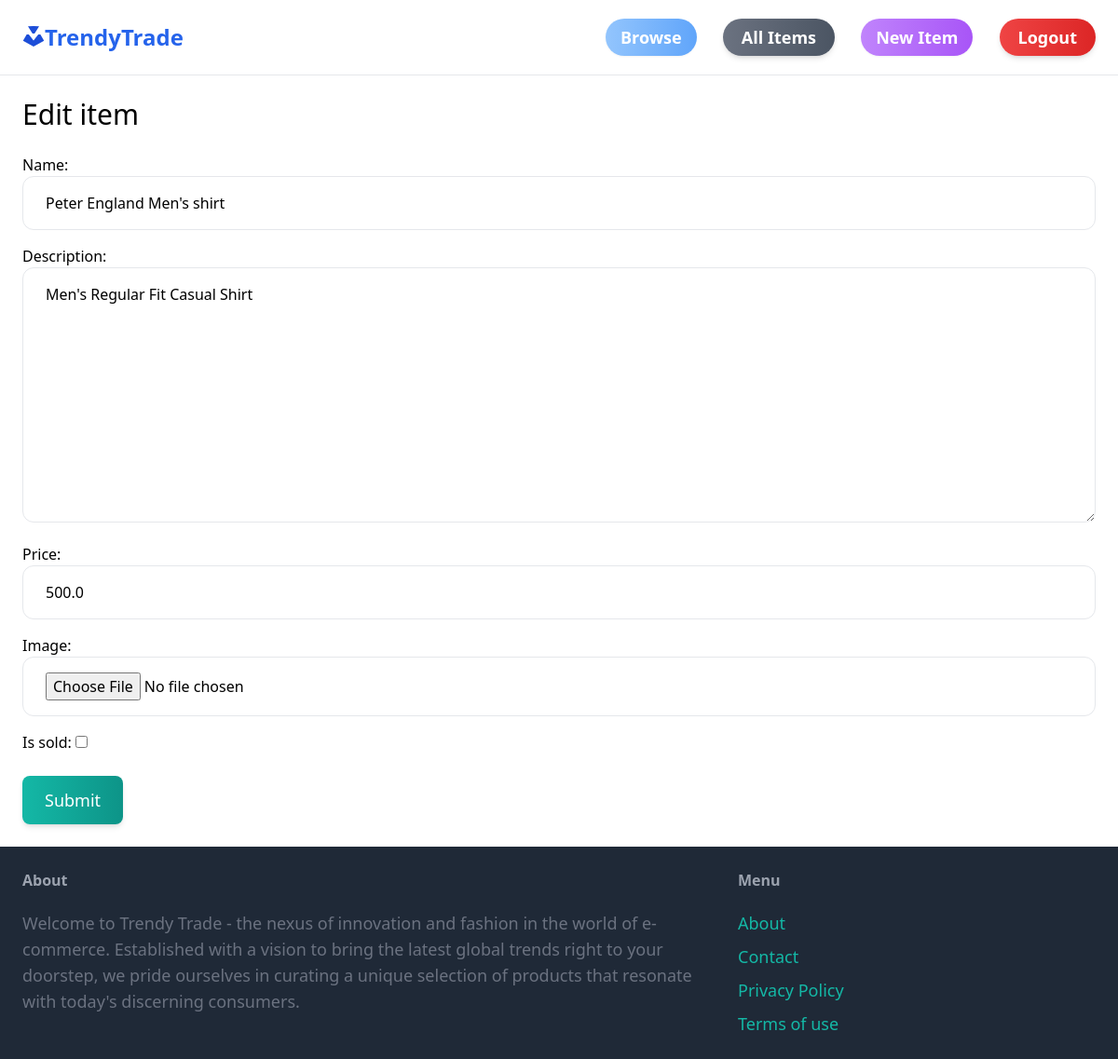
Screenshot of /items/9/edit/ (signed in) with the database file from the repository.
### item/models.py (models this page shows, shortened)
class Item(models.Model):
        category = models.ForeignKey(Category, related_name='items', on_delete=models.CASCADE)
        name = models.CharField(max_length=255)
        description = models.TextField(blank=True, null=True)
        price = models.FloatField()
        image = models.ImageField(upload_to='item_images', blank=True, null=True)
        is_sold = models.BooleanField(default=False)
        created_at = models.ForeignKey(User, related_name='items', on_delete=models.CASCADE)
        created_at = models.DateTimeField(auto_now_add=True)

### item/views.py (the view)
# urls.py: path('<int:pk>/edit/', views.edit, name='edit'),
@login_required
def edit(request, pk):
    item = get_object_or_404(Item, pk=pk)
    if request.method == 'POST':
        form = EditItemForm(request.POST, request.FILES, instance=item)
        if form.is_valid():
            form.save()
            return redirect('item:detail',pk=item.id)
    else:
        form= EditItemForm(instance=item)
    return render(request, 'item/form.html',{
        'form': form,
        'title':'Edit item',
    })

### item/forms.py
class EditItemForm(forms.ModelForm):
    class Meta:
        model = Item
        fields = ('name','description','price','image','is_sold')
        widgets = {
            'name': forms.TextInput(attrs={
                'class': INPUT_CLASSES
            }),
            'description': forms.Textarea(attrs={
                'class': INPUT_CLASSES
            }),
            'price': forms.TextInput(attrs={
                'class': INPUT_CLASSES
            }),
            'image': forms.FileInput(attrs={
                'class': INPUT_CLASSES
            }),
        }

### item/templates/item/form.html (shortened to what this page needs)
{% extends 'core/base.html' %}
{% block content %}
<h1 class="mb-6 text-3xl">{{ title }}</h1>
<form method="post" action="." enctype="multipart/form-data" >
    <div class="space-y-4" >
        {{ form.as_p }}
    </div>
    <button class="mt-6 py-3 px-6 bg-gradient-to-r from-teal-500 to-teal-600 text-lg font-medium text-white rounded-lg hover:from-teal-600 hover:to-teal-700 transition duration-200 ease-in-out transform hover:scale-105 shadow-md hover:shadow-lg focus:outline-none focus:ring-2 focus:ring-teal-500 focus:ring-opacity-50">
        Submit
    </button>
</form>
{% endblock %}

### rows the page displays
Item: name "Peter England Men's shirt", description "Men's Regular Fit Casual Shirt", price "500.0"

### other values shown
{{ title }} "Edit item"
